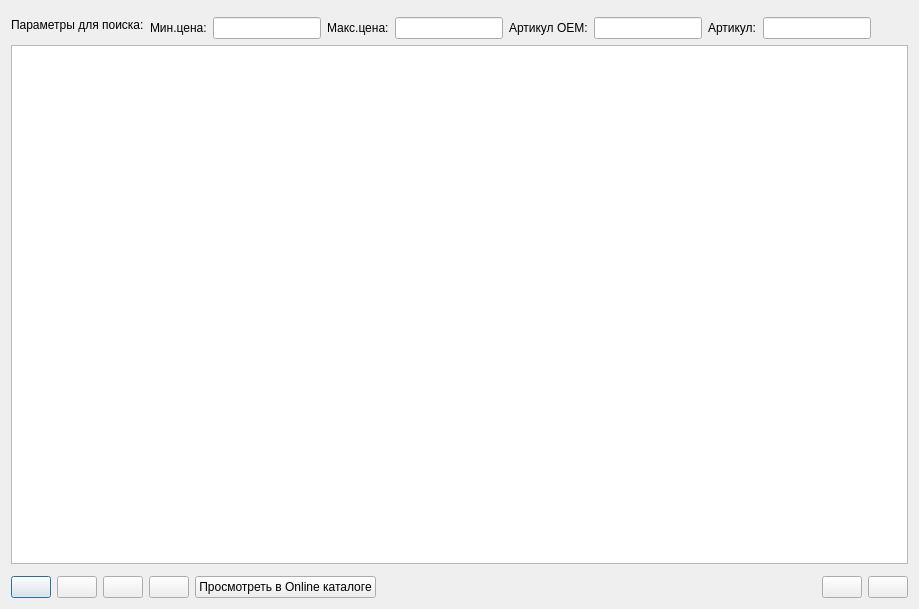
<?xml version="1.0" encoding="UTF-8"?>
<ui version="4.0">
 <class>dialog</class>
 <widget class="Dialog" name="dialog">
  <property name="geometry">
   <rect>
    <x>0</x>
    <y>0</y>
    <width>919</width>
    <height>609</height>
   </rect>
  </property>
  <property name="name" stdset="0">
   <string>vw_прайс</string>
  </property>
  <property name="caption" stdset="0">
   <string>Все прайсы с ценами для поставки по заказу</string>
  </property>
  <layout class="QVBoxLayout" name="vbxLayout">
   <item>
    <layout class="QHBoxLayout">
     <item>
      <widget class="QLabel" name="label">
       <property name="sizePolicy">
        <sizepolicy hsizetype="Fixed" vsizetype="Fixed">
         <horstretch>0</horstretch>
         <verstretch>0</verstretch>
        </sizepolicy>
       </property>
       <property name="text">
        <string>Параметры для поиска:</string>
       </property>
      </widget>
     </item>
     <item>
      <layout class="QVBoxLayout" name="verticalLayout">
       <item>
        <widget class="SearchParameters" name="searchParameters"/>
       </item>
       <item>
        <layout class="QHBoxLayout" name="horizontalLayout">
         <item>
          <widget class="QLabel" name="label_2">
           <property name="sizePolicy">
            <sizepolicy hsizetype="Fixed" vsizetype="Fixed">
             <horstretch>0</horstretch>
             <verstretch>0</verstretch>
            </sizepolicy>
           </property>
           <property name="text">
            <string>Мин.цена:</string>
           </property>
          </widget>
         </item>
         <item>
          <widget class="QLineEdit" name="lineEditMinPrice">
           <property name="sizePolicy">
            <sizepolicy hsizetype="Fixed" vsizetype="Fixed">
             <horstretch>0</horstretch>
             <verstretch>0</verstretch>
            </sizepolicy>
           </property>
           <property name="inputMask">
            <string/>
           </property>
           <property name="alignment">
            <set>Qt::AlignRight|Qt::AlignTrailing|Qt::AlignVCenter</set>
           </property>
          </widget>
         </item>
         <item>
          <widget class="QLabel" name="label_3">
           <property name="text">
            <string>Макс.цена:</string>
           </property>
          </widget>
         </item>
         <item>
          <widget class="QLineEdit" name="lineEditMaxPrice">
           <property name="sizePolicy">
            <sizepolicy hsizetype="Fixed" vsizetype="Fixed">
             <horstretch>0</horstretch>
             <verstretch>0</verstretch>
            </sizepolicy>
           </property>
           <property name="inputMask">
            <string/>
           </property>
           <property name="alignment">
            <set>Qt::AlignRight|Qt::AlignTrailing|Qt::AlignVCenter</set>
           </property>
          </widget>
         </item>
         <item>
          <widget class="QLabel" name="label_4">
           <property name="text">
            <string>Артикул ОЕМ:</string>
           </property>
          </widget>
         </item>
         <item>
          <widget class="QLineEdit" name="lineEditArticulOEM">
           <property name="sizePolicy">
            <sizepolicy hsizetype="Fixed" vsizetype="Fixed">
             <horstretch>0</horstretch>
             <verstretch>0</verstretch>
            </sizepolicy>
           </property>
          </widget>
         </item>
         <item>
          <widget class="QLabel" name="label_5">
           <property name="text">
            <string>Артикул:</string>
           </property>
          </widget>
         </item>
         <item>
          <widget class="QLineEdit" name="lineEditArticul">
           <property name="sizePolicy">
            <sizepolicy hsizetype="Fixed" vsizetype="Fixed">
             <horstretch>0</horstretch>
             <verstretch>0</verstretch>
            </sizepolicy>
           </property>
          </widget>
         </item>
         <item>
          <spacer name="horizontalSpacer_2">
           <property name="orientation">
            <enum>Qt::Horizontal</enum>
           </property>
           <property name="sizeHint" stdset="0">
            <size>
             <width>40</width>
             <height>20</height>
            </size>
           </property>
          </spacer>
         </item>
        </layout>
       </item>
      </layout>
     </item>
    </layout>
   </item>
   <item>
    <layout class="QVBoxLayout" name="tableLayout">
     <item>
      <widget class="TableView" name="tableView"/>
     </item>
     <item>
      <widget class="Picture" name="picture"/>
     </item>
    </layout>
   </item>
   <item>
    <layout class="QHBoxLayout" name="cmdButtonLayout">
     <item>
      <widget class="QPushButton" name="buttonAdd">
       <property name="text">
        <string/>
       </property>
       <property name="icon">
        <iconset>
         <normaloff>:buttonAdd</normaloff>
         <normalon>:buttonAdd</normalon>
         <activeoff>:buttonAdd</activeoff>
         <activeon>:buttonAdd</activeon>
         <selectedoff>:buttonAdd</selectedoff>
         <selectedon>:buttonAdd</selectedon>:buttonAdd</iconset>
       </property>
      </widget>
     </item>
     <item>
      <widget class="QPushButton" name="buttonDelete">
       <property name="text">
        <string/>
       </property>
       <property name="icon">
        <iconset>
         <normaloff>:buttonDelete</normaloff>
         <normalon>:buttonDelete</normalon>
         <activeoff>:buttonDelete</activeoff>
         <activeon>:buttonDelete</activeon>
         <selectedoff>:buttonDelete</selectedoff>
         <selectedon>:buttonDelete</selectedon>:buttonDelete</iconset>
       </property>
      </widget>
     </item>
     <item>
      <widget class="QPushButton" name="buttonRequery">
       <property name="text">
        <string/>
       </property>
       <property name="icon">
        <iconset>
         <normaloff>:buttonRequery</normaloff>
         <normalon>:buttonRequery</normalon>
         <activeoff>:buttonRequery</activeoff>
         <activeon>:buttonRequery</activeon>
         <selectedoff>:buttonRequery</selectedoff>
         <selectedon>:buttonRequery</selectedon>:buttonRequery</iconset>
       </property>
      </widget>
     </item>
     <item>
      <widget class="QPushButton" name="buttonPrint">
       <property name="enabled">
        <bool>true</bool>
       </property>
       <property name="text">
        <string/>
       </property>
       <property name="icon">
        <iconset>
         <normaloff>:buttonPrint</normaloff>
         <normalon>:buttonPrint</normalon>
         <activeoff>:buttonPrint</activeoff>
         <activeon>:buttonPrint</activeon>
         <selectedoff>:buttonPrint</selectedoff>
         <selectedon>:buttonPrint</selectedon>:buttonPrint</iconset>
       </property>
      </widget>
     </item>
     <item>
      <widget class="QPushButton" name="buttonCatalog">
       <property name="text">
        <string>Просмотреть в Online каталоге</string>
       </property>
      </widget>
     </item>
     <item>
      <spacer name="horizontalSpacer">
       <property name="orientation">
        <enum>Qt::Horizontal</enum>
       </property>
       <property name="sizeHint" stdset="0">
        <size>
         <width>40</width>
         <height>20</height>
        </size>
       </property>
      </spacer>
     </item>
     <item>
      <widget class="QPushButton" name="buttonOk">
       <property name="text">
        <string/>
       </property>
       <property name="icon">
        <iconset>
         <normaloff>:buttonOk</normaloff>
         <normalon>:buttonOk</normalon>
         <activeoff>:buttonOk</activeoff>
         <activeon>:buttonOk</activeon>
         <selectedoff>:buttonOk</selectedoff>
         <selectedon>:buttonOk</selectedon>:buttonOk</iconset>
       </property>
      </widget>
     </item>
     <item>
      <widget class="QPushButton" name="buttonCancel">
       <property name="text">
        <string/>
       </property>
       <property name="icon">
        <iconset>
         <normaloff>:buttonCancel</normaloff>
         <normalon>:buttonCancel</normalon>
         <activeoff>:buttonCancel</activeoff>
         <activeon>:buttonCancel</activeon>
         <selectedoff>:buttonCancel</selectedoff>
         <selectedon>:buttonCancel</selectedon>:buttonCancel</iconset>
       </property>
      </widget>
     </item>
    </layout>
   </item>
  </layout>
 </widget>
 <customwidgets>
  <customwidget>
   <class>Dialog</class>
   <extends>QDialog</extends>
   <header>dialog.h</header>
   <container>1</container>
  </customwidget>
  <customwidget>
   <class>Picture</class>
   <extends>QFrame</extends>
   <header>picture.h</header>
   <container>1</container>
  </customwidget>
  <customwidget>
   <class>TableView</class>
   <extends>QTableView</extends>
   <header>tableview.h</header>
   <container>1</container>
  </customwidget>
  <customwidget>
   <class>SearchParameters</class>
   <extends>QFrame</extends>
   <header>searchparameters.h</header>
   <container>1</container>
  </customwidget>
 </customwidgets>
 <resources>
  <include location="../../resources.qrc"/>
 </resources>
 <connections/>
</ui>
